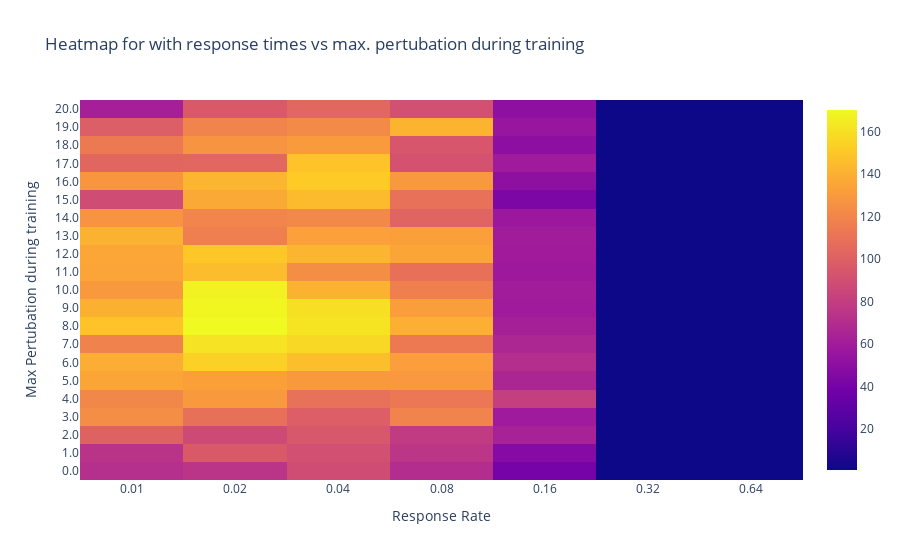

This figure's notebook cell:
### Code cell
fig = go.Figure(data=go.Heatmap(
                    z=rewards, x=df['response_rate'].unique().astype('U'),
                   y=df['g_force'].unique().astype('U')))

fig.update_layout(
    title='Heatmap for with response times vs max. pertubation during training',
    xaxis_title="Response Rate",
    yaxis_title="Max Pertubation during training",
)

### Figure 1 — Plotly figure (JSON) as saved in the notebook; plotly's stock layout.template omitted (floating-point values rounded to 4 significant figures; data arrays with more than 128 entries replaced by an {"elided": "..."} marker saying what was removed)
{"data": [{"type": "heatmap", "x": ["0.01", "0.02", "0.04", "0.08", "0.16", "0.32", "0.64"], "y": ["0.0", "1.0", "2.0", "3.0", "4.0", "5.0", "6.0", "7.0", "8.0", "9.0", "10.0", "11.0", "12.0", "13.0", "14.0", "15.0", "16.0", "17.0", "18.0", "19.0", "20.0"], "z": {"elided": "21x7 float values"}}], "layout": {"title": {"text": "Heatmap for with response times vs max. pertubation during training"}, "xaxis": {"title": {"text": "Response Rate"}}, "yaxis": {"title": {"text": "Max Pertubation during training"}}}}
